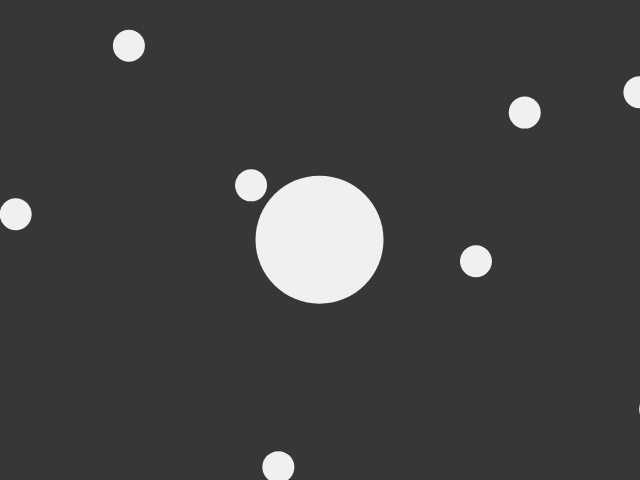
Frame 1 (no input)
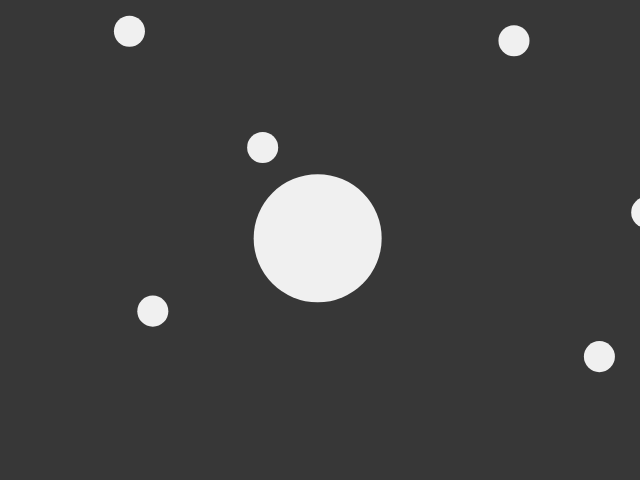
Frame 60 (no input)
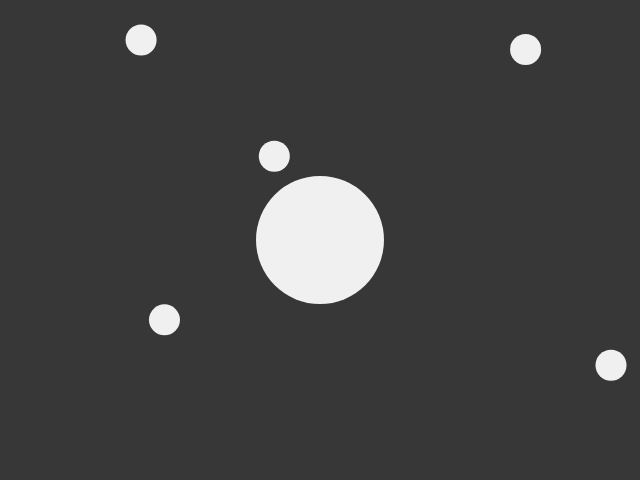
Frame 120 (the mouse pressed at the canvas centre since frame 60)

The p5.js sketch that drew these frames (run headless with seeded random() and noise() and a simulated clock; from frame 60 on, the mouse is pressed at the canvas centre):

// p5.js sketch
// ── sketch.js
let blob;
let blobs = [];
let zoom = 1;

function setup() {
    createCanvas(640, 480);
    blob = new Blob(0, 0, 64);
    for (let i = 0; i < 20; i++) {
        let x = random(-width, width);
        let y = random(-height, height);
        blobs[i] = new Blob(x, y, 16);
    }
}

function draw() {
    background(55);
    translate(width / 2, height / 2);
    let newZoom = 64 / blob.r;
    zoom = lerp(zoom, newZoom, 0.1);
    scale(zoom);
    translate(-blob.pos.x, -blob.pos.y);

    blob.update();
    blob.show();

    for (let i = blobs.length - 1; i >= 0; i--) {
        blobs[i].show();
        if (blob.eats(blobs[i])) {
            blob.grows(blobs[i].r);
            blobs.splice(i, 1);
        }
    }
}

// ── Blob.js
class Blob {
    constructor(x, y, r) {
        this.pos = createVector(x, y);
        this.r = r;
        this.vel = createVector();
    }

    show() {
        fill(240);
        noStroke();
        ellipse(this.pos.x, this.pos.y, this.r * 2);
    }

    update() {
        let newVel = createVector(mouseX - width / 2, mouseY - height / 2);
        newVel.setMag(3);
        this.vel.lerp(newVel, 0.2);
        this.pos.add(this.vel);
    }

    eats(blob) {
        let d = dist(this.pos.x, this.pos.y, blob.pos.x, blob.pos.y);
        if (
            d < this.r + blob.r
        ) {
            return true;
        }
        return false;
    }

    grows(r) {
        let sum = PI * this.r * this.r + PI * r * r;
        this.r = sqrt(sum / PI);
    }
}
